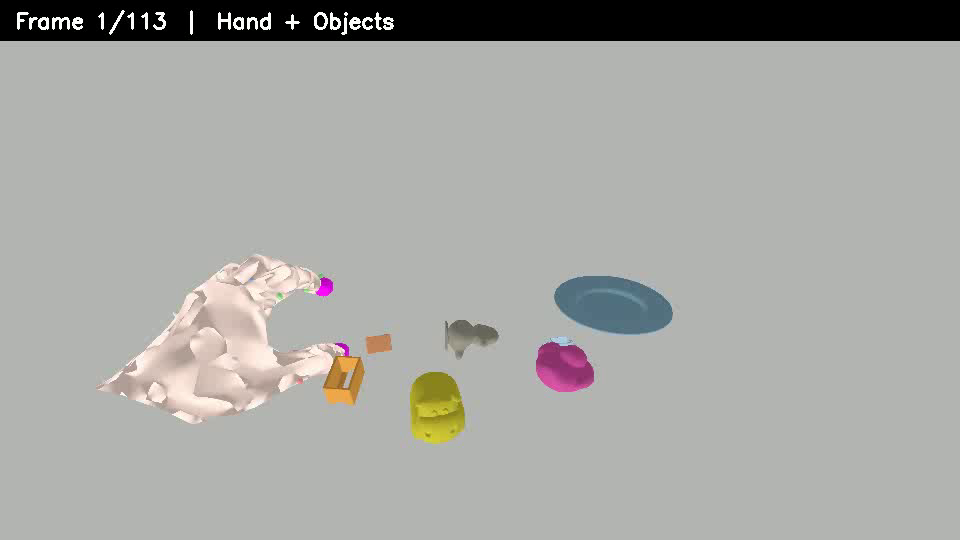
#> input picture frame 0 of output/videos/hand_object_hand_only.mp4, 960 x 540 px
$ python compare_02.py
#> lines starting #> are read from the running program, lines starting #| are printed output that depends on the picture
"""提取 02 输出视频的帧，对比方向"""
import cv2
import numpy as np
from pathlib import Path

# 02 输出视频
video_02 = Path(__file__).parent.parent / "output" / "videos" / "hand_object_hand_only.mp4"
# PyBullet 测试图片
fpv_orig = Path(__file__).parent / "output" / "test_fpv_gripper.png"
fpv_flipped = Path(__file__).parent / "output" / "test_fpv_flipped.png"

print(f"02 video: {video_02}, exists: {video_02.exists()}")

if video_02.exists():
    cap = cv2.VideoCapture(str(video_02))
    total = int(cap.get(cv2.CAP_PROP_FRAME_COUNT))
    print(f"  Total frames: {total}")

    # 提取第一帧、中间帧
    for frame_idx in [0, total // 2]:
        cap.set(cv2.CAP_PROP_POS_FRAMES, frame_idx)
        ret, frame = cap.read()
        if ret:
            h, w = frame.shape[:2]
            mean = frame.mean()
            top = frame[:h//2].mean()
            bottom = frame[h//2].mean()
            left = frame[:, :w//2].mean()
            right = frame[:, w//2:].mean()
            print(f"\n  02 Frame {frame_idx}: {w}x{h}, mean={mean:.1f}")
            print(f"    Top: {top:.1f}, Bottom: {bottom:.1f}")
            print(f"    Left: {left:.1f}, Right: {right:.1f}")

            # 保存帧
            out_path = Path(__file__).parent / "output" / f"02_frame_{frame_idx}.png"
            cv2.imwrite(str(out_path), frame)
            print(f"    Saved: {out_path.name}")
#> this loop made 2 passes
#> (mean, top, bottom, left, right) on passes 1 to 2: (165.2, 153.3, 181.3, 167.7, 162.7), (165.6, 153.5, 176.9, 166.2, 165.1)
#|   02 Frame 0: 960x540, mean=165.2
#|     Top: 153.3, Bottom: 181.3
#|     Left: 167.7, Right: 162.7
#|   02 Frame 56: 960x540, mean=165.6
#|     Top: 153.5, Bottom: 176.9
#|     Left: 166.2, Right: 165.1
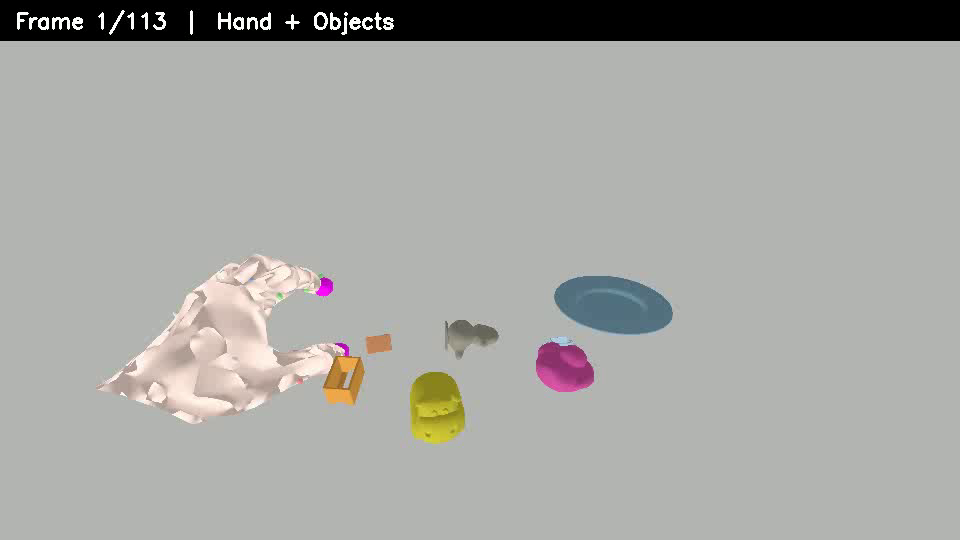
#> input picture frame 0 of output/videos/hand_object_hand_only.mp4, 960 x 540 px
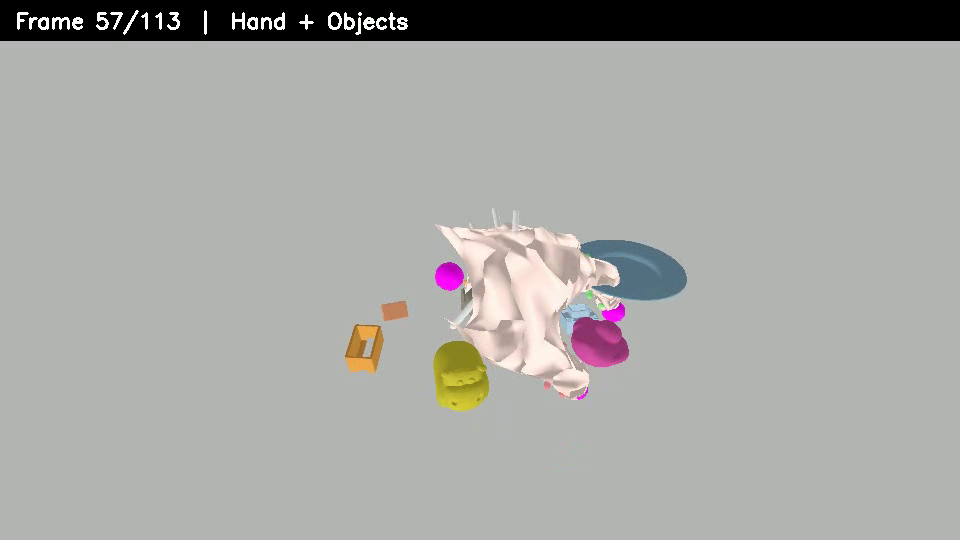
#> input picture frame 56 of output/videos/hand_object_hand_only.mp4, 960 x 540 px
    cap.release()

# 对比 PyBullet 渲染
print("\n" + "="*60)
print("PyBullet 渲染对比:")
for name, path in [("FPV original", fpv_orig), ("FPV flipped", fpv_flipped)]:
    if path.exists():
        img = cv2.imread(str(path))
        h, w = img.shape[:2]
        top = img[:h//2].mean()
        bottom = img[h//2].mean()
        print(f"  {name}: Top={top:.1f}, Bottom={bottom:.1f}")

print("\n结论:")
print("  02 视频: Top > Bottom = 正确 (天花板/墙在上方, 桌面在下方)")
print("  如果 PyBullet FPV: Top < Bottom = 上下颠倒, 需要翻转")

$ run again, starting later in the video
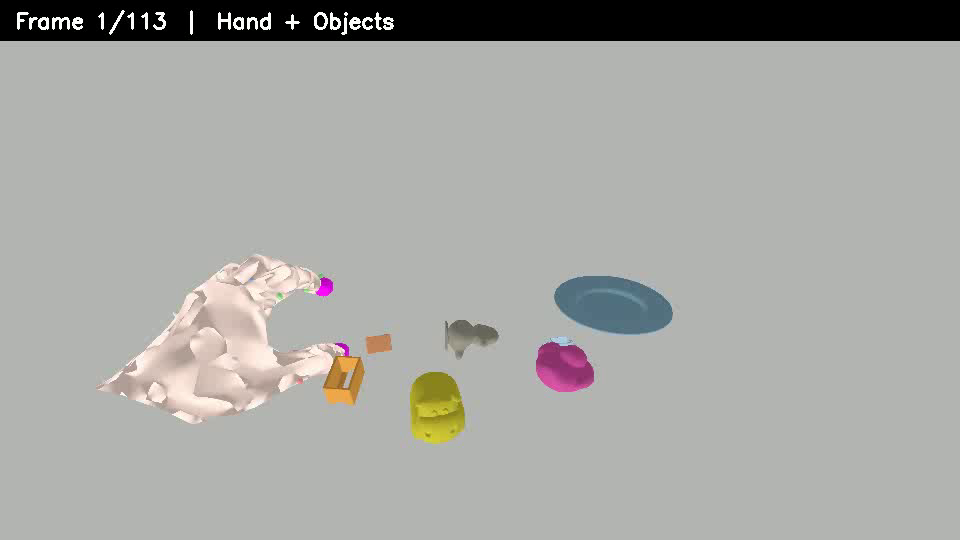
#> input picture frame 0 of output/videos/hand_object_hand_only.mp4, 960 x 540 px
#> the loop `for frame_idx in [0, total // 2]:` made 2 passes
#> (mean, top, bottom, left, right) on passes 1 to 2: (165.2, 153.3, 181.3, 167.7, 162.7), (165.6, 153.5, 176.9, 166.2, 165.1)
#> (printed output is left out)
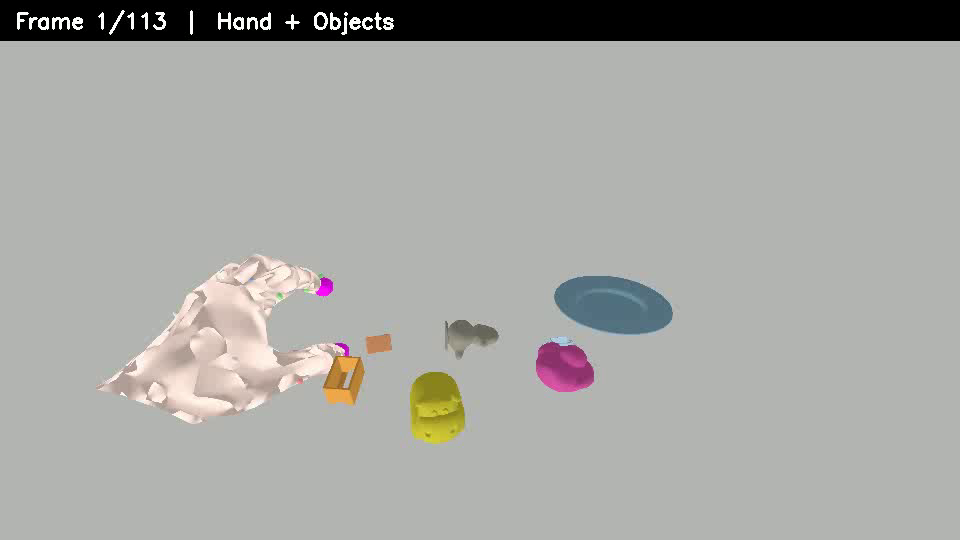
#> input picture frame 0 of output/videos/hand_object_hand_only.mp4, 960 x 540 px
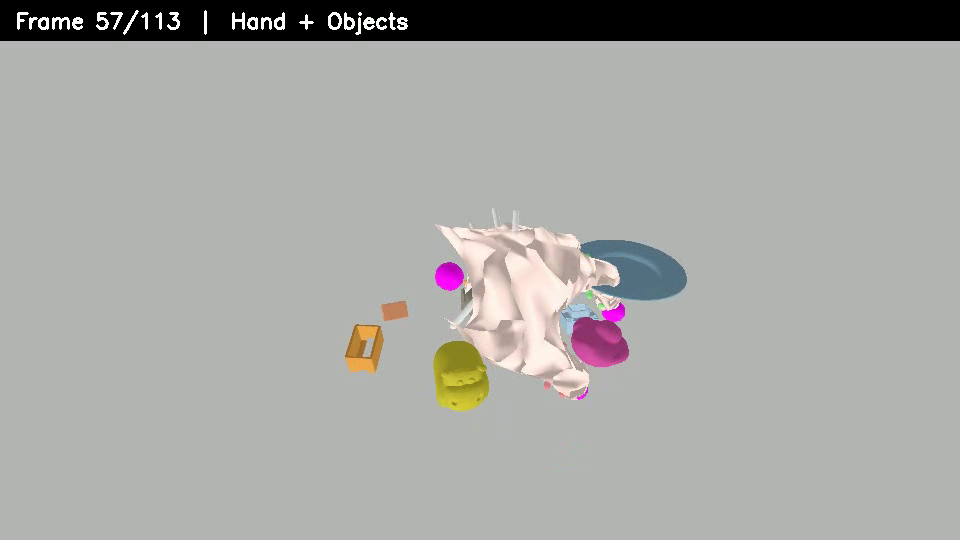
#> input picture frame 56 of output/videos/hand_object_hand_only.mp4, 960 x 540 px

$ run again, starting later in the video
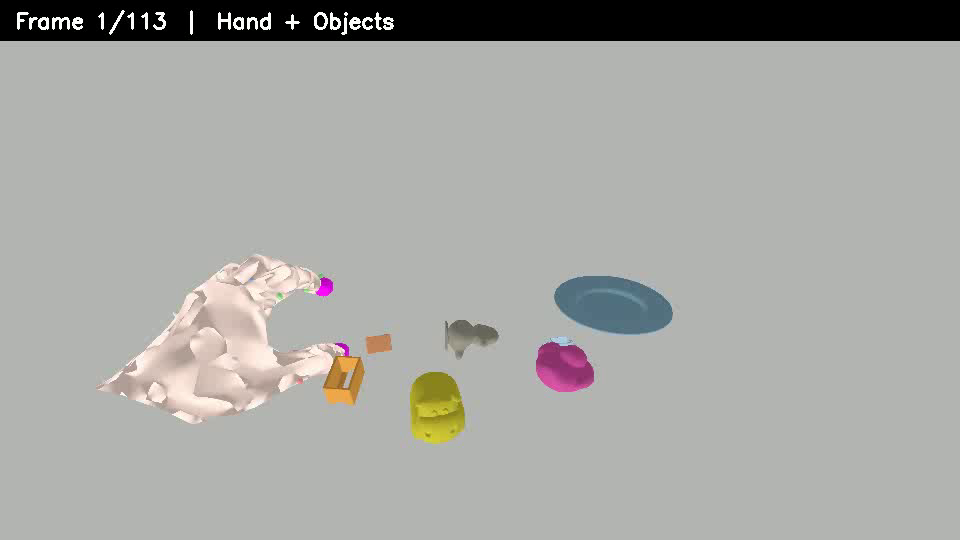
#> input picture frame 0 of output/videos/hand_object_hand_only.mp4, 960 x 540 px
#> the loop `for frame_idx in [0, total // 2]:` made 2 passes
#> (mean, top, bottom, left, right) on passes 1 to 2: (165.2, 153.3, 181.3, 167.7, 162.7), (165.6, 153.5, 176.9, 166.2, 165.1)
#> (printed output is left out)
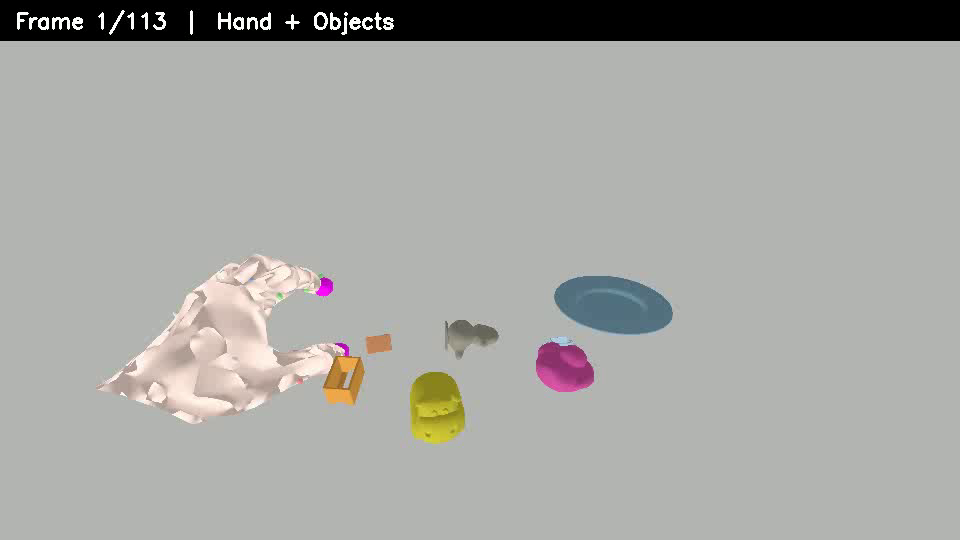
#> input picture frame 0 of output/videos/hand_object_hand_only.mp4, 960 x 540 px
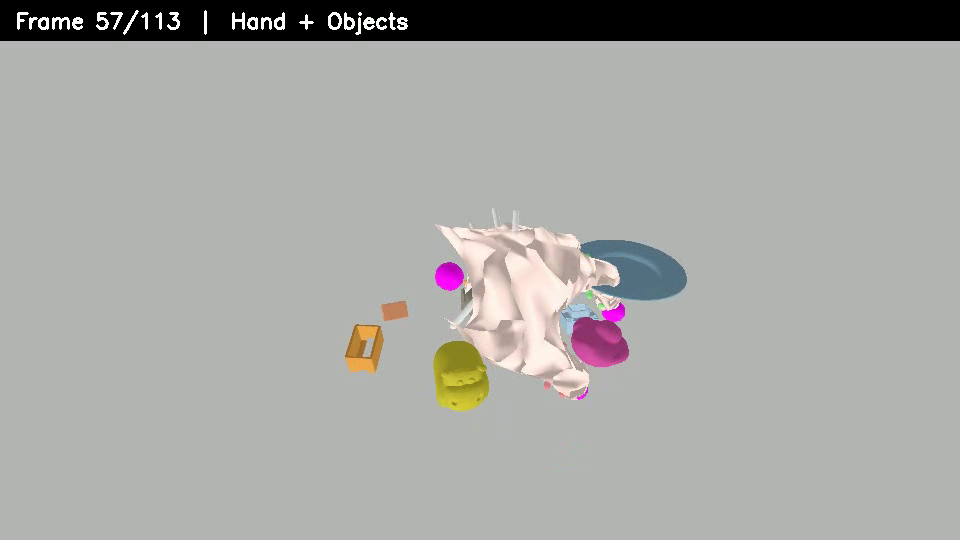
#> input picture frame 56 of output/videos/hand_object_hand_only.mp4, 960 x 540 px
